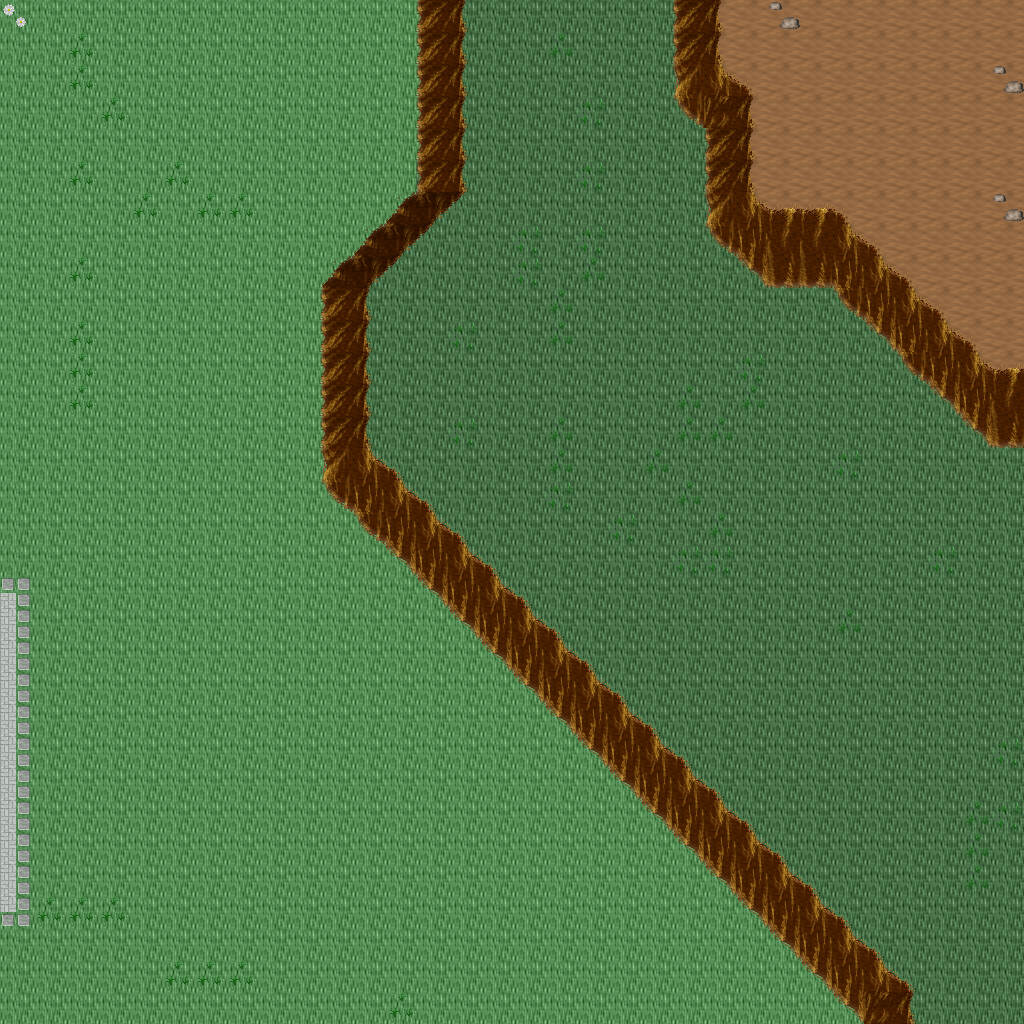

Tiled map render using the project's own tile images. Description and the map definition, with tile-layer contents summarised, below:
An orthogonal 32x32 tile map with 32x32 px tiles, 5 tile layers (Ground, Objects, Objects2, Above, ...), 1 hidden layer not drawn, 31 tilesets.

<map version="1.10" tiledversion="1.11.0" orientation="orthogonal" renderorder="right-down" width="32" height="32" tilewidth="32" tileheight="32" infinite="0" nextlayerid="11" nextobjectid="1">
 <tileset firstgid="1" name="ground_ground" tilewidth="32" tileheight="32" tilecount="33" columns="3">
  <image source="../drawable/ground_ground.png" width="96" height="352" />
 </tileset>
 <tileset firstgid="34" name="ground_ice_ice" tilewidth="32" tileheight="32" tilecount="3" columns="3">
  <image source="../drawable/ground_ice_ice.png" width="96" height="32" />
 </tileset>
 <tileset firstgid="37" name="plant_grasses" tilewidth="32" tileheight="32" tilecount="6" columns="3">
  <image source="../drawable/plant_grasses.png" width="96" height="64" />
 </tileset>
 <tileset firstgid="43" name="plant_flower_daisy_white" tilewidth="32" tileheight="32" tilecount="8" columns="2">
  <image source="../drawable/plant_flower_daisy_white.png" width="64" height="128" />
 </tileset>
 <tileset firstgid="51" name="plant_flower_daisy_blue" tilewidth="32" tileheight="32" tilecount="8" columns="2">
  <image source="../drawable/plant_flower_daisy_blue.png" width="64" height="128" />
 </tileset>
 <tileset firstgid="59" name="ground_ridge_earth_dark" tilewidth="32" tileheight="32" tilecount="96" columns="12">
  <image source="../drawable/ground_ridge_earth_dark.png" width="384" height="256" />
 </tileset>
 <tileset firstgid="155" name="ground_rock_pebbles" tilewidth="32" tileheight="32" tilecount="3" columns="1">
  <image source="../drawable/ground_rock_pebbles.png" width="32" height="96" />
 </tileset>
 <tileset firstgid="158" name="ground_grass_edges" tilewidth="32" tileheight="32" tilecount="36" columns="12">
  <image source="../drawable/ground_grass_edges.png" width="384" height="96" />
 </tileset>
 <tileset firstgid="194" name="plant_bush_bushes" tilewidth="32" tileheight="32" tilecount="10" columns="5">
  <image source="../drawable/plant_bush_bushes.png" width="160" height="64" />
 </tileset>
 <tileset firstgid="204" name="plant_stump_stump_purple" tilewidth="32" tileheight="32" tilecount="4" columns="2">
  <image source="../drawable/plant_stump_stump_purple.png" width="64" height="64" />
 </tileset>
 <tileset firstgid="208" name="building_wall_stone" tilewidth="32" tileheight="32" tilecount="12" columns="3">
  <image source="../drawable/building_wall_stone.png" width="96" height="128" />
 </tileset>
 <tileset firstgid="220" name="ground_ridge_ice_2" tilewidth="32" tileheight="32" tilecount="42" columns="7">
  <image source="../drawable/ground_ridge_ice_2.png" width="224" height="192" />
 </tileset>
 <tileset firstgid="262" name="plant_tree_tree_green" tilewidth="32" tileheight="32" tilecount="88" columns="8">
  <image source="../drawable/plant_tree_tree_green.png" width="256" height="352" />
 </tileset>
 <tileset firstgid="350" name="building_window_window_long" tilewidth="32" tileheight="32" tilecount="3" columns="3">
  <image source="../drawable/building_window_window_long.png" width="96" height="32" />
 </tileset>
 <tileset firstgid="353" name="building_window_window_right" tilewidth="32" tileheight="32" tilecount="2" columns="2">
  <image source="../drawable/building_window_window_right.png" width="64" height="32" />
 </tileset>
 <tileset firstgid="355" name="building_door_door_n" tilewidth="32" tileheight="32" tilecount="6" columns="3">
  <image source="../drawable/building_door_door_n.png" width="96" height="64" />
 </tileset>
 <tileset firstgid="361" name="building_door_closed_with_key" tilewidth="32" tileheight="32" tilecount="1" columns="1">
  <image source="../drawable/building_door_closed_with_key.png" width="32" height="32" />
 </tileset>
 <tileset firstgid="362" name="ground_ladder_horizontal_dark" tilewidth="32" tileheight="32" tilecount="3" columns="1">
  <image source="../drawable/ground_ladder_horizontal_dark.png" width="32" height="96" />
 </tileset>
 <tileset firstgid="365" name="ground_ladder_vertical_dark" tilewidth="32" tileheight="32" tilecount="3" columns="3">
  <image source="../drawable/ground_ladder_vertical_dark.png" width="96" height="32" />
 </tileset>
 <tileset firstgid="368" name="building_roof_yellow" tilewidth="32" tileheight="32" tilecount="20" columns="5">
  <image source="../drawable/building_roof_yellow.png" width="160" height="128" />
 </tileset>
 <tileset firstgid="388" name="logic_creature_gnome" tilewidth="32" tileheight="32" tilecount="6" columns="6">
  <image source="../drawable/logic_creature_gnome.png" width="192" height="32" />
 </tileset>
 <tileset firstgid="394" name="logic_creature_orc" tilewidth="32" tileheight="32" tilecount="6" columns="6">
  <image source="../drawable/logic_creature_orc.png" width="192" height="32" />
 </tileset>
 <tileset firstgid="400" name="logic_portal" tilewidth="32" tileheight="32" tilecount="24" columns="8">
  <image source="../drawable/logic_portal.png" width="256" height="96" />
 </tileset>
 <tileset firstgid="424" name="logic_creature_animal" tilewidth="32" tileheight="32" tilecount="32" columns="8">
  <image source="../drawable/logic_creature_animal.png" width="256" height="128" />
 </tileset>
 <tileset firstgid="456" name="logic_collision" tilewidth="32" tileheight="32" tilecount="1" columns="1">
  <image source="../drawable/logic_collision.png" width="32" height="32" />
 </tileset>
 <tileset firstgid="457" name="item_blood_nsew_stains" tilewidth="32" tileheight="32" tilecount="4" columns="2">
  <image source="../drawable/item_blood_nsew_stains.png" width="64" height="64" />
 </tileset>
 <tileset firstgid="461" name="item_blood_floor_stain" tilewidth="32" tileheight="32" tilecount="1" columns="1">
  <image source="../drawable/item_blood_floor_stain.png" width="32" height="32" />
 </tileset>
 <tileset firstgid="462" name="ground_blue_paving" tilewidth="32" tileheight="32" tilecount="2" columns="1">
  <image source="../drawable/ground_blue_paving.png" width="32" height="64" />
 </tileset>
 <tileset firstgid="464" name="ground_green_paving" tilewidth="32" tileheight="32" tilecount="18" columns="3">
  <image source="../drawable/ground_green_paving.png" width="96" height="192" />
 </tileset>
 <tileset firstgid="482" name="logic_protection" tilewidth="32" tileheight="32" tilecount="2" columns="2">
  <image source="../drawable/logic_protection.png" width="64" height="32" />
 </tileset>
 <tileset firstgid="484" name="logic_creature_fowl" tilewidth="32" tileheight="32" tilecount="6" columns="6">
  <image source="../drawable/logic_creature_fowl.png" width="192" height="32" />
 </tileset>
 <layer id="1" name="Ground" width="32" height="32">
  <data>[1024 cells, 1024 non-empty, 3 distinct tile ids]</data>
 </layer>
 <layer id="2" name="Objects" width="32" height="32">
  <data>[1024 cells, 216 non-empty, 22 distinct tile ids]</data>
 </layer>
 <layer id="3" name="Objects2" width="32" height="32">
  <data>[1024 cells, 0 non-empty, 0 distinct tile ids]</data>
 </layer>
 <layer id="4" name="Above" width="32" height="32">
  <data>[1024 cells, 0 non-empty, 0 distinct tile ids]</data>
 </layer>
 <layer id="5" name="Above2" width="32" height="32">
  <data>[1024 cells, 0 non-empty, 0 distinct tile ids]</data>
 </layer>
 <layer id="6" name="Walkable" width="32" height="32" visible="0">
  <data>[1024 cells, 123 non-empty, 1 distinct tile ids]</data>
 </layer>
 <objectgroup id="7" name="Mapevents" />
 <objectgroup id="8" name="Spawn" />
 <objectgroup id="9" name="Keys" />
 <objectgroup id="10" name="Replace" />
</map>
